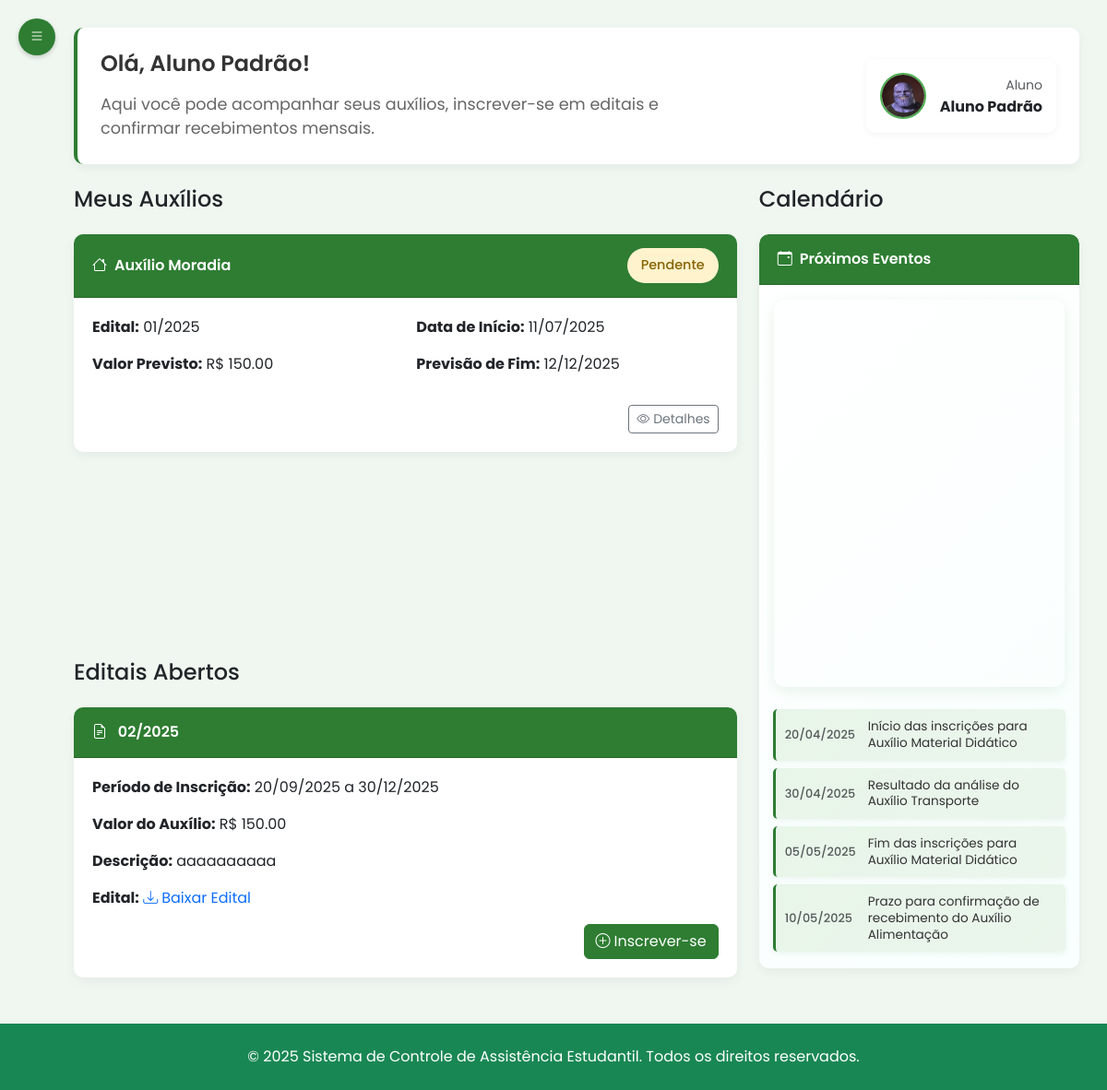
The app's page /aluno/inicio (signed in), older data.
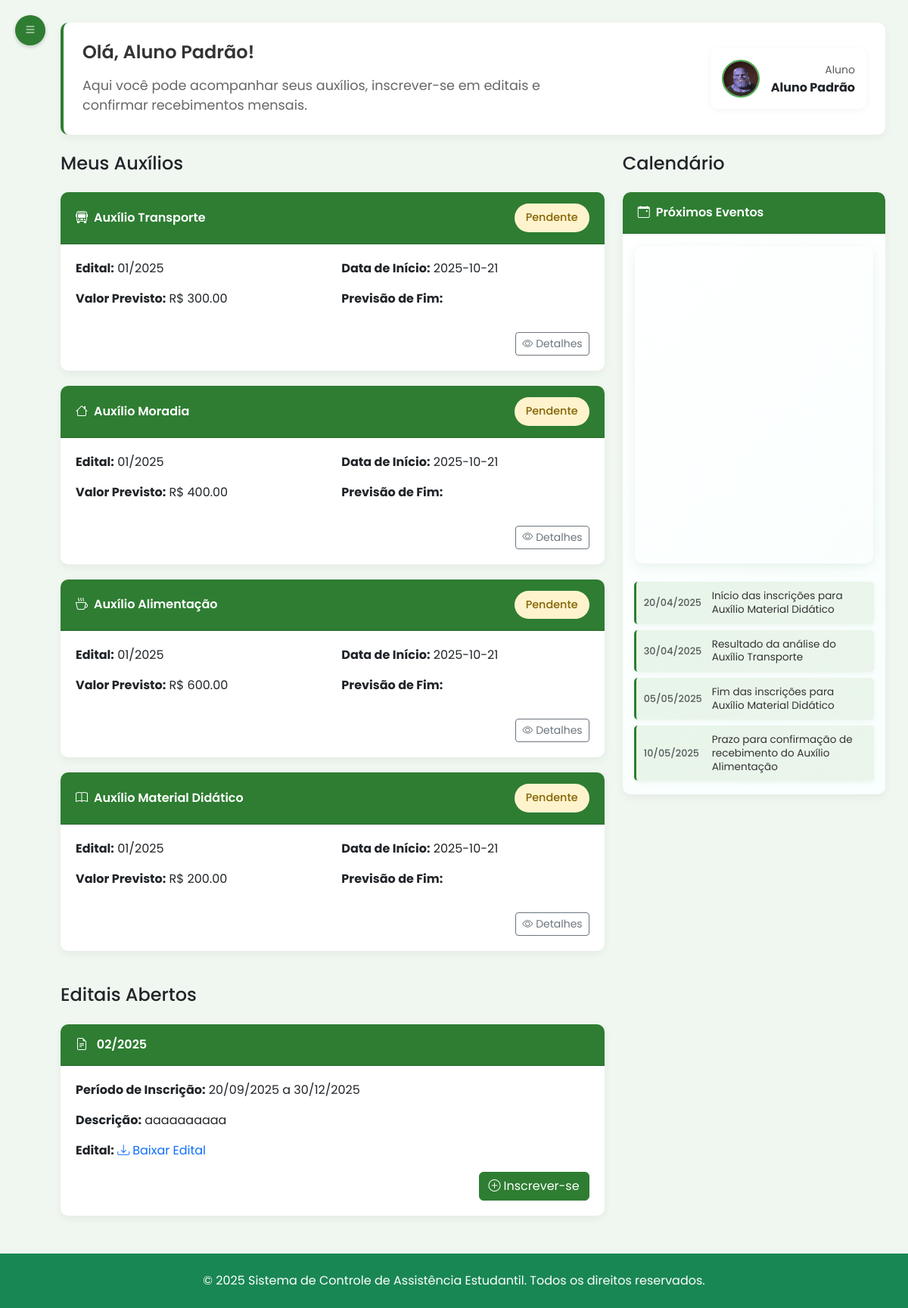
The same page, newer data.
### tables this page shows
CREATE TABLE usuario (
id_usuario INTEGER PRIMARY KEY AUTOINCREMENT,
nome TEXT NOT NULL,
matricula TEXT UNIQUE NOT NULL,
email TEXT NOT NULL UNIQUE,
senha TEXT NOT NULL,
perfil TEXT NOT NULL DEFAULT 'aluno',
foto TEXT,
token_redefinicao TEXT,
data_token TIMESTAMP,
data_cadastro TIMESTAMP DEFAULT CURRENT_TIMESTAMP
);

CREATE TABLE auxilio (
    id_auxilio INTEGER PRIMARY KEY AUTOINCREMENT,
    id_edital INTEGER,
    id_inscricao INTEGER,
    descricao TEXT NOT NULL,
    valor_mensal REAL NOT NULL,
    data_inicio DATE NOT NULL,
    data_fim DATE NOT NULL,
    tipo_auxilio TEXT NOT NULL CHECK (
        tipo_auxilio IN ('auxilio alimentacao', 'auxilio material', 'auxilio moradia', 'auxilio transporte')
    ), status_auxilio TEXT DEFAULT 'pendente', motivo_indeferimento TEXT,
    FOREIGN KEY (id_edital) REFERENCES edital(id_edital) ON DELETE CASCADE,
    FOREIGN KEY (id_inscricao) REFERENCES inscricao(id_inscricao) ON DELETE CASCADE
);

CREATE TABLE "inscricao" (
                    id_inscricao INTEGER PRIMARY KEY AUTOINCREMENT,
                    id_aluno INTEGER,
                    id_edital INTEGER,
                    data_inscricao DATE NOT NULL,
                    status TEXT NOT NULL CHECK (status IN ('pendente', 'em_analise', 'deferido', 'indeferido')),
                    urlDocumentoIdentificacao TEXT NOT NULL,
                    urlDeclaracaoRenda TEXT NOT NULL,
                    urlTermoResponsabilidade TEXT NOT NULL,
                    FOREIGN KEY (id_aluno) REFERENCES aluno(id_usuario) ON DELETE CASCADE,
                    FOREIGN KEY (id_edital) REFERENCES edital(id_edital) ON DELETE CASCADE
                );

CREATE TABLE edital (
id_edital INTEGER PRIMARY KEY AUTOINCREMENT,
titulo TEXT NOT NULL,
descricao TEXT NOT NULL,
data_publicacao DATE NOT NULL,
data_encerramento DATE NOT NULL,
arquivo TEXT NOT NULL,
status TEXT NOT NULL CHECK (status IN ('ativo', 'inativo')));

### routes/aluno/perfilaluno_routes.py (the view)
@router.get("/inicio")
@requer_autenticacao(["aluno"])
async def get_root(request: Request, usuario_logado: dict = None):
    if not usuario_logado['completo']:
        return RedirectResponse("/aluno/perfil", status_code=303)
    aluno = usuario_repo.obter_usuario_por_matricula(usuario_logado['matricula'])
    auxilios = auxilio_repo.obter_por_aluno(usuario_logado['id'])
    editais_abertos = edital_repo.obter_editais_abertos()
    response = templates.TemplateResponse("/aluno/dashboard.html", {
        "request": request,
        "aluno": aluno,
        "auxilios": auxilios,
        "editais_abertos": editais_abertos
    })
    return response

### templates/aluno/dashboard.html (shortened to what this page needs)
{% extends 'base2.html' %}
{% set active_page = 'inicio' %}
{% block head %}
    <link rel="stylesheet" href="/static/css/dashboard_aluno.css">
    <link href="https://cdn.jsdelivr.net/npm/fullcalendar@6.1.17/main.min.css" rel="stylesheet" />
    <link href="https://cdn.jsdelivr.net/npm/fullcalendar@6.1.17/bootstrap5/main.min.css" rel="stylesheet" />
{% endblock %}
{% block content %}
<div class="main-content" id="mainContent">
        <div class="welcome-banner mb-4">
            <div class="row align-items-center">
                <div class="col-md-8">
                    <div class="d-flex align-items-center mb-3">
                        <h4 class="mb-0">Olá, {{ aluno.nome }}!</h4>
                    </div>
                    <p>Aqui você pode acompanhar seus auxílios, inscrever-se em editais e confirmar recebimentos mensais.</p>
                </div>
                <div class="col-md-4 text-end">
                    <div class="user-profile">
                        <img src="{{ aluno.foto or '/static/img/perfil.png' }}" alt="Perfil" />
                        <div>
                            <small class="text-muted">Aluno</small>
                            <div class="fw-bold">{{ aluno.nome }}</div>
                        </div>
                    </div>
                </div>
            </div>
        </div>
            <div class="row align-items-stretch" style="min-height: 650px;">
                <div class="col-md-8 d-flex flex-column">
                    <h4 class="mb-4">Meus Auxílios</h4>
                    {% if auxilios %}
                        {% for auxilio in auxilios %}
                        <div class="card">
                            <div class="card-header d-flex justify-content-between align-items-center">
                                <span>
                                    {% if auxilio.tipo_auxilio == 'auxilio alimentacao' %}
                                        <i class="bi bi-cup-hot me-2"></i>Auxílio Alimentação
                                    {% elif auxilio.tipo_auxilio == 'auxilio transporte' %}
                                        <i class="bi bi-bus-front me-2"></i>Auxílio Transporte
                                    {% elif auxilio.tipo_auxilio == 'auxilio moradia' %}
                                        <i class="bi bi-house me-2"></i>Auxílio Moradia
                                    {% elif auxilio.tipo_auxilio == 'auxilio material' %}
                                        <i class="bi bi-book me-2"></i>Auxílio Material Didático
                                    {% else %}
                                        <i class="bi bi-gift me-2"></i>{{ auxilio.tipo_auxilio|title }}
                                    {% endif %}
                                </span>
                                <span class="status-badge
                                    {% if auxilio.status_inscricao == 'deferido' %}status-deferido
                                    {% elif auxilio.status_inscricao == 'indeferido' %}status-indeferido
                                    {% else %}status-pendente{% endif %}">
                                    {% if auxilio.status_inscricao == 'deferido' %}Deferido
                                    {% elif auxilio.status_inscricao == 'indeferido' %}Indeferido
                                    {% elif auxilio.status_inscricao == 'em_analise' %}Em Análise
                                    {% else %}{{ auxilio.status_inscricao|title }}{% endif %}
                                </span>
                            </div>
                            <div class="card-body">
                                <div class="row">
                                    <div class="col-md-6">
                                        <p><strong>Edital:</strong> {{ auxilio.edital_titulo }}</p>
                                        <p><strong>Valor{% if auxilio.status_inscricao != 'deferido' %} Previsto{% endif %}:</strong> R$ {{ "%.2f"|format(auxilio.valor_mensal) }}</p>
                                    </div>
                                    <div class="col-md-6">
                                        {% if auxilio.status_inscricao == 'deferido' %}
                                            <p><strong>Data de Aprovação:</strong> {{ auxilio.data_inicio }}</p>
                                            <p><strong>Vigência:</strong> {{ auxilio.data_inicio }} a {{ auxilio.data_fim }}</p>
                                        {% else %}
                                            <p><strong>Data de Início:</strong> {{ auxilio.data_inicio }}</p>
                                            <p><strong>Previsão de Fim:</strong> {{ auxilio.data_fim }}</p>
                                        {% endif %}
                                    </div>
                                </div>
                                <div class="d-flex justify-content-end mt-3">
                                    <button class="btn btn-sm btn-outline-secondary" onclick="verDetalhes('{{ auxilio.id_auxilio }}')">
                                        <i class="bi bi-eye me-1"></i>Detalhes
                                    </button>
                                </div>
                            </div>
                        </div>
                        {% endfor %}
                    {% endif %}
                    <div class="mt-4 flex-grow-1 d-flex flex-column justify-content-end">
                        <h4 class="mb-4">Editais Abertos</h4>
                        {% if editais_abertos %}
                            {% for edital in editais_abertos %}
                            <div class="card">
                                <div class="card-header">
                                    {% if 'alimenta' in edital.titulo.lower() %}
                                        <i class="bi bi-cup-hot me-2"></i>
                                    {% elif 'transporte' in edital.titulo.lower() %}
                                        <i class="bi bi-bus-front me-2"></i>
                                    {% elif 'moradia' in edital.titulo.lower() %}
                                        <i class="bi bi-house me-2"></i>
                                    {% elif 'material' in edital.titulo.lower() or 'didático' in edital.titulo.lower() %}
                                        <i class="bi bi-book me-2"></i>
                                    {% else %}
                                        <i class="bi bi-file-earmark-text me-2"></i>
                                    {% endif %}
                                    {{ edital.titulo }}
                                </div>
                                <div class="card-body">
                                    <p><strong>Período de Inscrição:</strong> {{ edital.data_publicacao }} a {{ edital.data_encerramento }}</p>
                                    {% if edital.valor_medio > 0 %}
                                        <p><strong>Valor do Auxílio:</strong> R$ {{ "%.2f"|format(edital.valor_medio) }}</p>
                                    {% endif %}
                                    <p><strong>Descrição:</strong> {{ edital.descricao }}</p>
                                    {% if edital.arquivo %}
                                        <p><strong>Edital:</strong>
                                            <a href="{{ edital.arquivo }}" target="_blank" class="text-decoration-none">
                                                <i class="bi bi-download me-1"></i>Baixar Edital
                                            </a>
                                        </p>
                                    {% endif %}
                                    <div class="d-flex justify-content-end mt-3">
                                        <a href="/aluno/inscricao/{{ edital.id_edital }}" class="btn btn-success">
                                            <i class="bi bi-plus-circle me-1"></i>Inscrever-se
                                        </a>
                                    </div>
                                </div>
                            </div>
                            {% endfor %}
                        {% endif %}
                    </div>
                </div>
                <div class="col-md-4 d-flex flex-column h-100">
                    <h4 class="mb-4">Calendário</h4>
                    <div class="card calendar-card flex-grow-1 d-flex flex-column" style="min-height: 100%;">
                        <div class="card-header">
                            <i class="bi bi-calendar-event me-2"></i>Próximos Eventos
                        </div>
                        <div class="card-body p-3">
                            <div id="fc-calendar"></div>
                        </div>
                        <div class="card-body pt-2 pb-3">
                            <div class="calendar-event d-flex justify-content-between align-items-center mb-2">
                                <div class="date text-muted small">20/04/2025</div>
                                <div class="description small">
                                    Início das inscrições para Auxílio Material Didático
                                </div>
                            </div>
                            <div class="calendar-event d-flex justify-content-between align-items-center mb-2">
                                <div class="date text-muted small">30/04/2025</div>
                                <div class="description small">
                                    Resultado da análise do Auxílio Transporte
                                </div>
                            </div>
                            <div class="calendar-event d-flex justify-content-between align-items-center mb-2">
                                <div class="date text-muted small">05/05/2025</div>
                                <div class="description small">
                                    Fim das inscrições para Auxílio Material Didático
                                </div>
                            </div>
                            <div class="calendar-event d-flex justify-content-between align-items-center">
                                <div class="date text-muted small">10/05/2025</div>
                                <div class="description small">
                                    Prazo para confirmação de recebimento do Auxílio Alimentação
                                </div>
                            </div>
                        </div>
                    </div>
                </div>
            </div>
        </div>
{% endblock %}

### templates/base2.html (shortened to what this page needs)
<!DOCTYPE html>
<html lang="pt-br">
	<head>
		<link href="https://cdn.jsdelivr.net/npm/bootstrap@5.3.0-alpha1/dist/css/bootstrap.min.css" rel="stylesheet" />
		<link rel="stylesheet" href="https://cdn.jsdelivr.net/npm/bootstrap-icons@1.10.0/font/bootstrap-icons.css" />
		<link rel="stylesheet" href="/static/css/styles.css" />
		{% block head %}{% endblock %}
	</head>
	<body>
		<div class="page-wrapper">
		<button class="menu-toggle visible" id="menuToggle">
			<i class="bi bi-list"></i>
		</button>
	<div class="content-wrapper" style="flex: 1;">
		{% block content %}{% endblock %}
	</div>
			<footer class="footer bg-success text-white py-4">
			<div class="container">
				<div class="row">
					<div class="col-12 text-center">
						<p class="text-white mb-0">
							&copy; 2025 Sistema de Controle de Assistência Estudantil. Todos os direitos reservados.
						</p>
					</div>
				</div>
			</div>
		</footer>
		</div>
    </body>
</html>

Row changes from the older to the newer data that the page shows:
removed auxilio: tipo_auxilio "auxilio moradia" (drawn), status_inscricao "Pendente", edital_titulo "01/2025", valor_mensal "150.00", data_inicio "11/07/2025", data_fim "12/12/2025"
added auxilio: shows "Auxílio Transporte", status_inscricao "Pendente", edital_titulo "01/2025", valor_mensal "300.00", data_inicio "2025-10-21"
added auxilio: tipo_auxilio "auxilio moradia" (drawn), status_inscricao "Pendente", edital_titulo "01/2025", valor_mensal "400.00", data_inicio "2025-10-21"
added auxilio: shows "Auxílio Alimentação", status_inscricao "Pendente", edital_titulo "01/2025", valor_mensal "600.00", data_inicio "2025-10-21"
added auxilio: tipo_auxilio "auxilio material" (drawn), status_inscricao "Pendente", edital_titulo "01/2025", valor_mensal "200.00", data_inicio "2025-10-21"
shown differently, row unchanged: edital "aaaaaaaaaa": valor_medio "150.00" → (not shown)
